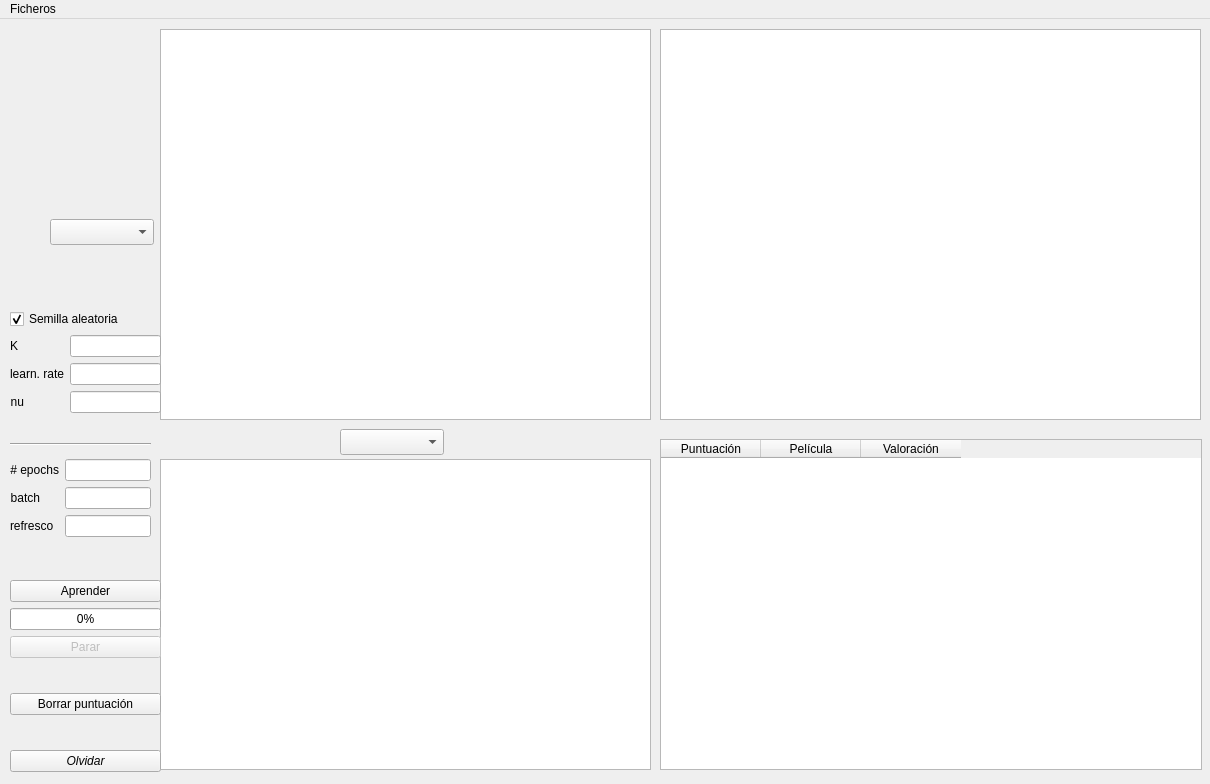
<?xml version="1.0" encoding="UTF-8"?>
<ui version="4.0">
 <class>MainWindow</class>
 <widget class="QMainWindow" name="MainWindow">
  <property name="geometry">
   <rect>
    <x>0</x>
    <y>0</y>
    <width>1210</width>
    <height>784</height>
   </rect>
  </property>
  <property name="minimumSize">
   <size>
    <width>1210</width>
    <height>784</height>
   </size>
  </property>
  <property name="maximumSize">
   <size>
    <width>1210</width>
    <height>784</height>
   </size>
  </property>
  <property name="windowTitle">
   <string>Sistema de Recomendación de Películas</string>
  </property>
  <property name="toolTip">
   <string extracomment="Elimina el modelo de memoria, reinicia los parámetros"/>
  </property>
  <widget class="QWidget" name="centralwidget">
   <widget class="PlotWidget" name="graphicsView_pelis">
    <property name="geometry">
     <rect>
      <x>160</x>
      <y>10</y>
      <width>491</width>
      <height>391</height>
     </rect>
    </property>
   </widget>
   <widget class="PlotWidget" name="graphicsView_errores">
    <property name="geometry">
     <rect>
      <x>160</x>
      <y>440</y>
      <width>491</width>
      <height>311</height>
     </rect>
    </property>
    <property name="toolTip">
     <string/>
    </property>
   </widget>
   <widget class="QTableWidget" name="tableWidget">
    <property name="geometry">
     <rect>
      <x>660</x>
      <y>420</y>
      <width>542</width>
      <height>331</height>
     </rect>
    </property>
    <property name="maximumSize">
     <size>
      <width>16777215</width>
      <height>751</height>
     </size>
    </property>
    <column>
     <property name="text">
      <string>Puntuación</string>
     </property>
    </column>
    <column>
     <property name="text">
      <string>Película</string>
     </property>
    </column>
    <column>
     <property name="text">
      <string>Valoración</string>
     </property>
    </column>
   </widget>
   <widget class="QPlainTextEdit" name="consola">
    <property name="geometry">
     <rect>
      <x>660</x>
      <y>10</y>
      <width>541</width>
      <height>391</height>
     </rect>
    </property>
    <property name="readOnly">
     <bool>true</bool>
    </property>
   </widget>
   <widget class="QComboBox" name="cb_Y">
    <property name="geometry">
     <rect>
      <x>50</x>
      <y>200</y>
      <width>104</width>
      <height>26</height>
     </rect>
    </property>
   </widget>
   <widget class="QComboBox" name="cb_X">
    <property name="geometry">
     <rect>
      <x>340</x>
      <y>410</y>
      <width>104</width>
      <height>26</height>
     </rect>
    </property>
   </widget>
   <widget class="Line" name="line">
    <property name="geometry">
     <rect>
      <x>10</x>
      <y>410</y>
      <width>141</width>
      <height>31</height>
     </rect>
    </property>
    <property name="orientation">
     <enum>Qt::Horizontal</enum>
    </property>
   </widget>
   <widget class="QWidget" name="formLayoutWidget_3">
    <property name="geometry">
     <rect>
      <x>10</x>
      <y>440</y>
      <width>141</width>
      <height>85</height>
     </rect>
    </property>
    <layout class="QFormLayout" name="layout_variables">
     <item row="0" column="0">
      <widget class="QLabel" name="label_4">
       <property name="text">
        <string># epochs</string>
       </property>
       <property name="alignment">
        <set>Qt::AlignRight|Qt::AlignTrailing|Qt::AlignVCenter</set>
       </property>
      </widget>
     </item>
     <item row="0" column="1">
      <widget class="QLineEdit" name="le_epochs">
       <property name="toolTip">
        <string>Número de veces que se presentará el conjunto de entrenamiento</string>
       </property>
       <property name="text">
        <string/>
       </property>
      </widget>
     </item>
     <item row="1" column="1">
      <widget class="QLineEdit" name="le_minibatch">
       <property name="toolTip">
        <string>Número de ejemplos de cada batch</string>
       </property>
       <property name="text">
        <string/>
       </property>
      </widget>
     </item>
     <item row="2" column="0">
      <widget class="QLabel" name="label_6">
       <property name="text">
        <string>refresco</string>
       </property>
      </widget>
     </item>
     <item row="2" column="1">
      <widget class="QLineEdit" name="le_drawevery">
       <property name="toolTip">
        <string>Indica cada cuantos segundos se actualizan los gráficos</string>
       </property>
      </widget>
     </item>
     <item row="1" column="0">
      <widget class="QLabel" name="label_5">
       <property name="text">
        <string>batch</string>
       </property>
       <property name="alignment">
        <set>Qt::AlignRight|Qt::AlignTrailing|Qt::AlignVCenter</set>
       </property>
      </widget>
     </item>
    </layout>
   </widget>
   <widget class="QWidget" name="verticalLayoutWidget">
    <property name="geometry">
     <rect>
      <x>10</x>
      <y>290</y>
      <width>151</width>
      <height>112</height>
     </rect>
    </property>
    <layout class="QVBoxLayout" name="layout_fijos">
     <item>
      <widget class="QCheckBox" name="cb_semillaaleatoria">
       <property name="toolTip">
        <string>La generación de aleatorios comienza con semilla fija o variable</string>
       </property>
       <property name="text">
        <string>Semilla aleatoria</string>
       </property>
       <property name="checked">
        <bool>true</bool>
       </property>
      </widget>
     </item>
     <item>
      <layout class="QFormLayout" name="fl_fijos_texto">
       <item row="0" column="0">
        <widget class="QLabel" name="label">
         <property name="text">
          <string>K</string>
         </property>
         <property name="alignment">
          <set>Qt::AlignRight|Qt::AlignTrailing|Qt::AlignVCenter</set>
         </property>
        </widget>
       </item>
       <item row="0" column="1">
        <widget class="QLineEdit" name="le_K">
         <property name="toolTip">
          <string>Dimensiones del espacio de proyección (embedding)</string>
         </property>
         <property name="toolTipDuration">
          <number>5</number>
         </property>
         <property name="text">
          <string/>
         </property>
        </widget>
       </item>
       <item row="1" column="0">
        <widget class="QLabel" name="label_2">
         <property name="text">
          <string>learn. rate</string>
         </property>
         <property name="alignment">
          <set>Qt::AlignRight|Qt::AlignTrailing|Qt::AlignVCenter</set>
         </property>
        </widget>
       </item>
       <item row="1" column="1">
        <widget class="QLineEdit" name="le_learningrate">
         <property name="toolTip">
          <string>Factor de aprendizaje</string>
         </property>
         <property name="text">
          <string/>
         </property>
        </widget>
       </item>
       <item row="2" column="0">
        <widget class="QLabel" name="label_3">
         <property name="text">
          <string>nu</string>
         </property>
         <property name="alignment">
          <set>Qt::AlignRight|Qt::AlignTrailing|Qt::AlignVCenter</set>
         </property>
        </widget>
       </item>
       <item row="2" column="1">
        <widget class="QLineEdit" name="le_nu">
         <property name="toolTip">
          <string>Factor de regularización</string>
         </property>
         <property name="text">
          <string/>
         </property>
        </widget>
       </item>
      </layout>
     </item>
    </layout>
   </widget>
   <widget class="QWidget" name="verticalLayoutWidget_2">
    <property name="geometry">
     <rect>
      <x>10</x>
      <y>561</y>
      <width>151</width>
      <height>192</height>
     </rect>
    </property>
    <layout class="QVBoxLayout" name="verticalLayout">
     <item>
      <widget class="QPushButton" name="pb_Aprender">
       <property name="toolTip">
        <string>Aprende un modelo a partir de los datos de entrenamiento y de los gustos del usuario, si los ha indicado</string>
       </property>
       <property name="text">
        <string>Aprender</string>
       </property>
      </widget>
     </item>
     <item>
      <widget class="QProgressBar" name="progressBar">
       <property name="toolTip">
        <string>Progreso del proceso de aprendizaje</string>
       </property>
       <property name="value">
        <number>0</number>
       </property>
       <property name="textVisible">
        <bool>true</bool>
       </property>
      </widget>
     </item>
     <item>
      <widget class="QPushButton" name="pb_Parar">
       <property name="enabled">
        <bool>false</bool>
       </property>
       <property name="toolTip">
        <string>Detiene el entrenamiento</string>
       </property>
       <property name="text">
        <string>Parar</string>
       </property>
      </widget>
     </item>
     <item>
      <spacer name="verticalSpacer_2">
       <property name="orientation">
        <enum>Qt::Vertical</enum>
       </property>
       <property name="sizeType">
        <enum>QSizePolicy::Expanding</enum>
       </property>
       <property name="sizeHint" stdset="0">
        <size>
         <width>20</width>
         <height>20</height>
        </size>
       </property>
      </spacer>
     </item>
     <item>
      <widget class="QPushButton" name="pb_Borrarpuntos">
       <property name="toolTip">
        <string>Borra las puntuaciones cargadas en memoria</string>
       </property>
       <property name="text">
        <string>Borrar puntuación</string>
       </property>
      </widget>
     </item>
     <item>
      <spacer name="verticalSpacer">
       <property name="orientation">
        <enum>Qt::Vertical</enum>
       </property>
       <property name="sizeType">
        <enum>QSizePolicy::Expanding</enum>
       </property>
       <property name="sizeHint" stdset="0">
        <size>
         <width>20</width>
         <height>20</height>
        </size>
       </property>
      </spacer>
     </item>
     <item>
      <widget class="QPushButton" name="pb_Olvidar">
       <property name="font">
        <font>
         <italic>true</italic>
        </font>
       </property>
       <property name="toolTip">
        <string>Elimina el modelo aprendido</string>
       </property>
       <property name="text">
        <string>Olvidar</string>
       </property>
      </widget>
     </item>
    </layout>
   </widget>
  </widget>
  <widget class="QMenuBar" name="menuBar">
   <property name="geometry">
    <rect>
     <x>0</x>
     <y>0</y>
     <width>1210</width>
     <height>22</height>
    </rect>
   </property>
   <widget class="QMenu" name="menu">
    <property name="title">
     <string>Ficheros</string>
    </property>
    <addaction name="actionCargar_puntuaciones"/>
    <addaction name="actionGuardar_puntuaciones"/>
    <addaction name="separator"/>
    <addaction name="actionCargar_modelo_entrenado"/>
    <addaction name="actionGuardar_modelo_entrenado"/>
    <addaction name="separator"/>
    <addaction name="actionExportar"/>
   </widget>
   <addaction name="menu"/>
  </widget>
  <action name="actionCargar_puntuaciones">
   <property name="text">
    <string>Cargar puntuaciones</string>
   </property>
  </action>
  <action name="actionGuardar_puntuaciones">
   <property name="text">
    <string>Guardar puntuaciones</string>
   </property>
  </action>
  <action name="actionCargar_modelo_entrenado">
   <property name="text">
    <string>Cargar modelo entrenado</string>
   </property>
  </action>
  <action name="actionGuardar_modelo_entrenado">
   <property name="text">
    <string>Guardar modelo entrenado</string>
   </property>
  </action>
  <action name="actionExportar">
   <property name="text">
    <string>Exportar</string>
   </property>
  </action>
 </widget>
 <customwidgets>
  <customwidget>
   <class>PlotWidget</class>
   <extends>QGraphicsView</extends>
   <header>pyqtgraph</header>
  </customwidget>
 </customwidgets>
 <resources/>
 <connections/>
</ui>
